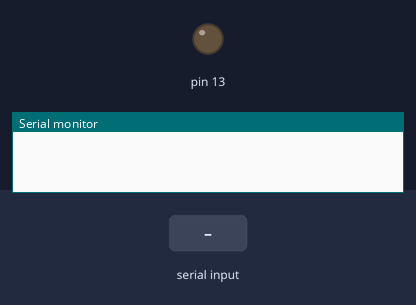
A sketch run on a simulated Arduino Uno, built with avr-gcc and run on an emulated ATmega328P. Parts: output pins drawn as LEDs (lit = HIGH), the last lines printed to the serial monitor. Inputs (shaded band) come from the test bench.

Above: at 1.2 s.
1.3 s: "1" received over Serial
At 1.9 s:
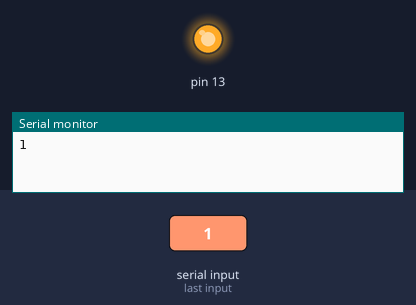
2.8 s: "0" received over Serial
At 3.1 s:
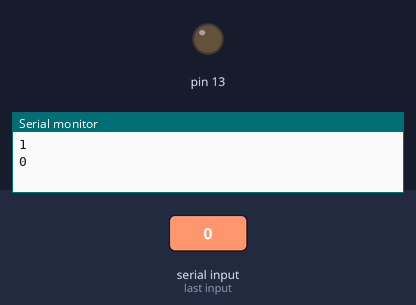
Timing chart, 0 to 5.8 s (numbered marks = the images above; inputs shaded):
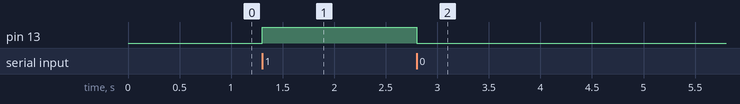

The sketch:

sketch_apr07a.ino
```cpp
void setup() {
  // put your setup code here, to run once:
  Serial.begin(9600);
  pinMode(13, OUTPUT);
}

void loop() {
  // put your main code here, to run repeatedly:
  if (Serial.available() > 0) {
    char faceState = Serial.read();
    Serial.println(faceState);
    if (faceState == '1')
      digitalWrite(13, HIGH);
    else
      digitalWrite(13, LOW);
  }
}
```

Measured:
- after the input at 1.3 s, pin 13: LOW → HIGH at once
- after the input at 2.8 s, pin 13: HIGH → LOW at once
